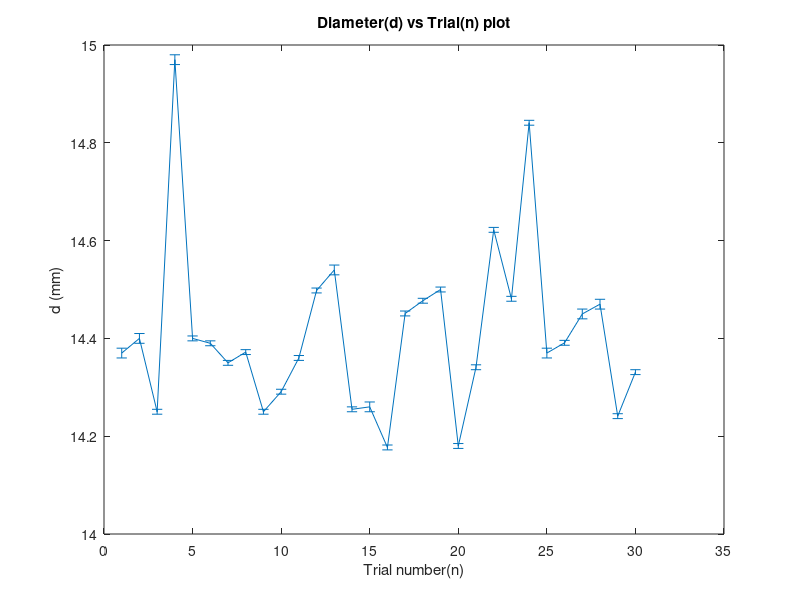

Source code (MATLAB):
x = 1:30;
y = [14.37,14.4,14.25,14.97,14.4,14.39,14.35,14.372,14.25,14.291,14.36,14.498,14.54,14.255,14.26,14.177,14.451,14.477,14.5,14.18,14.341,14.622,14.481,14.841,14.37,14.391,14.45,14.47,14.241,14.331];
err=[0.01,0.01,0.005,0.01,0.005,0.005,0.005,0.005,0.005,0.005,0.005,0.005,0.01,0.005,0.01,0.005,0.005,0.005,0.005,0.005,0.005,0.005,0.005,0.005,0.01,0.005,0.01,0.01,0.005,0.005];
errorbar(x,y,err)
ylabel('d (mm)')
xlabel('Trial number(n)');
title('Diameter(d) vs Trial(n) plot')



